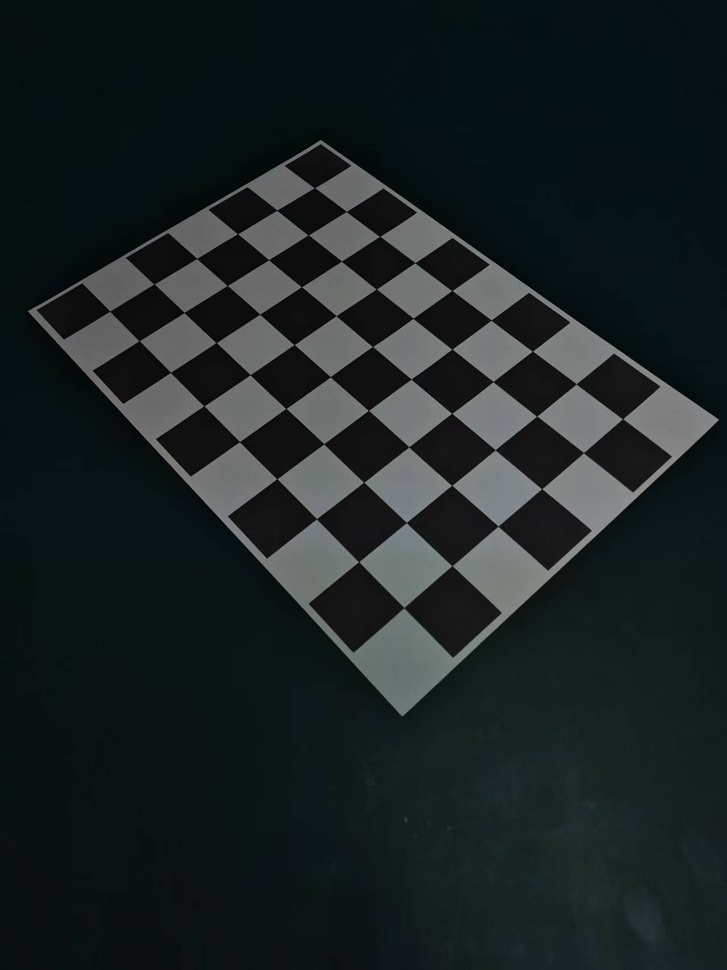
#> input picture image.jpg, 727 x 970 px, shrunk from 1279 x 1706 before the run
$ python main.py --image_path image.jpg   (older library calls are emulated)
#> lines starting #> are read from the running program, lines starting #| are printed output that depends on the picture; after the words box and inside, x2 and y2 are one past the last pixel; in counts of white or black regions, pixels touching at a corner belong together
#> in main, image is the input picture: shape (970, 727, 3); mean B, G, R 35.2, 35.2, 27
### harris_detector.py
import cv2
import numpy as np

def my_harris_corner_detector(image, k, kernel_size, window_size, threshold):
    """
    自定义 Harris 角点检测器

    参数:
    - image: 输入图像
    - k: Harris 检测器常数
    - kernel_size: 局部邻域核大小
    - window_size: NMS 窗口大小
    - threshold: 响应阈值

    返回:
    - corners: 检测到的角点坐标列表
    """
#> called with k = 0.04, kernel_size = 3, window_size = 10, threshold = 10000
    # 1. 图像预处理
    if len(image.shape) > 2:
        gray_image = cv2.cvtColor(image, cv2.COLOR_BGR2GRAY)
    else:
        gray_image = image

    gray_image = np.float32(gray_image)

    # 2. 计算图像梯度
    Ix = cv2.Sobel(gray_image, cv2.CV_64F, 1, 0, ksize=kernel_size)
    Iy = cv2.Sobel(gray_image, cv2.CV_64F, 0, 1, ksize=kernel_size)

    # 3. 构建 H 矩阵
    Ix2 = Ix**2
    Iy2 = Iy**2
    Ixy = Ix * Iy

    # 使用高斯窗口对梯度乘积进行求和
    s_x2 = cv2.GaussianBlur(Ix2, (kernel_size, kernel_size), 0)
    s_y2 = cv2.GaussianBlur(Iy2, (kernel_size, kernel_size), 0)
    s_xy = cv2.GaussianBlur(Ixy, (kernel_size, kernel_size), 0)

    # 4. 计算角点响应
    det_H = s_x2 * s_y2 - s_xy**2
    trace_H = s_x2 + s_y2
    R = det_H - k * (trace_H**2)

    # 5. 后处理
    # 阈值处理
    corners_img = R > threshold
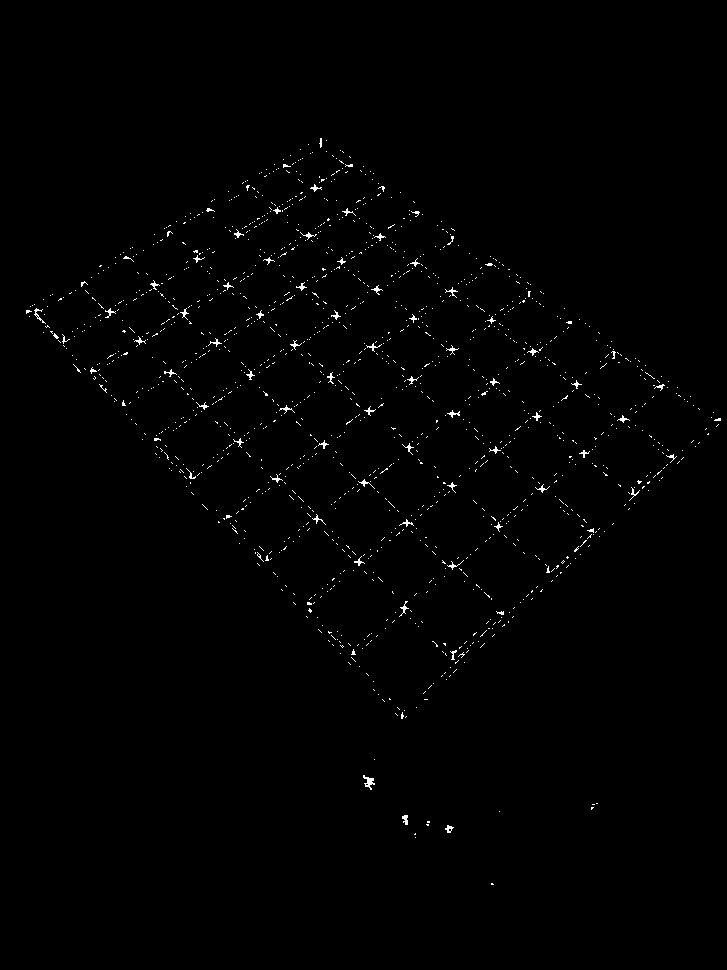
#> corners_img: shape (970, 727) bool; 0.76% white in thin lines or dots, all inside (x1, y1, x2, y2) = (26, 138, 721, 885)

    # 非极大值抑制 (NMS)
    h, w = corners_img.shape
#> h = 970; w = 727
    corners = []
    for y in range(0, h - window_size, window_size):
        for x in range(0, w - window_size, window_size):
            window = R[y:y+window_size, x:x+window_size]
            if window.size == 0:
                continue
            max_val = window.max()
            if max_val > threshold:
                # 寻找最大值在窗口内的相对位置
                max_loc_rel = np.unravel_index(window.argmax(), window.shape)
                # 计算最大值在原图的绝对位置
                max_loc_abs = (y + max_loc_rel[0], x + max_loc_rel[1])

                # 确保该点是该窗口唯一的最大值
                if R[max_loc_abs] == max_val:
                    corners.append(max_loc_abs)
#> after the loop, corners = 1032 pairs, first value 139 to 884, second value 28 to 718

    # 去重
    corners = list(set(corners))

    # 将坐标转换为 (x, y) 格式
    corners = [(x, y) for y, x in corners]
#> corners = 1032 pairs, first value 28 to 718, second value 139 to 884

    return corners

### main.py
import cv2
import numpy as np
import argparse
import matplotlib.pyplot as plt
from harris_detector import my_harris_corner_detector
import os

def main():
    parser = argparse.ArgumentParser(description='Custom Harris Corner Detector')
    parser.add_argument('--image_path', type=str, required=True, help='Path to the input image.')
    parser.add_argument('--k', type=float, default=0.04, help='Harris detector constant.')
    parser.add_argument('--kernel_size', type=int, default=3, help='Neighborhood kernel size for gradient calculation.')
    parser.add_argument('--window_size', type=int, default=10, help='NMS window size.')
    parser.add_argument('--threshold', type=float, default=10000, help='Response threshold.')
    args = parser.parse_args()

    # 读取图像
    image = cv2.imread(args.image_path)
    if image is None:
        print(f"Error: Could not load image from {args.image_path}")
        return

    # --- 1. 在原始图像上运行自定义检测器 ---
    print("Running custom Harris detector on the original image...")
    corners_custom = my_harris_corner_detector(image, args.k, args.kernel_size, args.window_size, args.threshold)
#> corners_custom has the same summary as corners in my_harris_corner_detector

    image_with_corners_custom = image.copy()
    for x, y in corners_custom:
        image_with_corners_custom[y, x] = [0, 0, 255]
#> this loop made 1032 passes
#> (x, y) on passes 1 to 3: (233, 529), (371, 555), (188, 394)
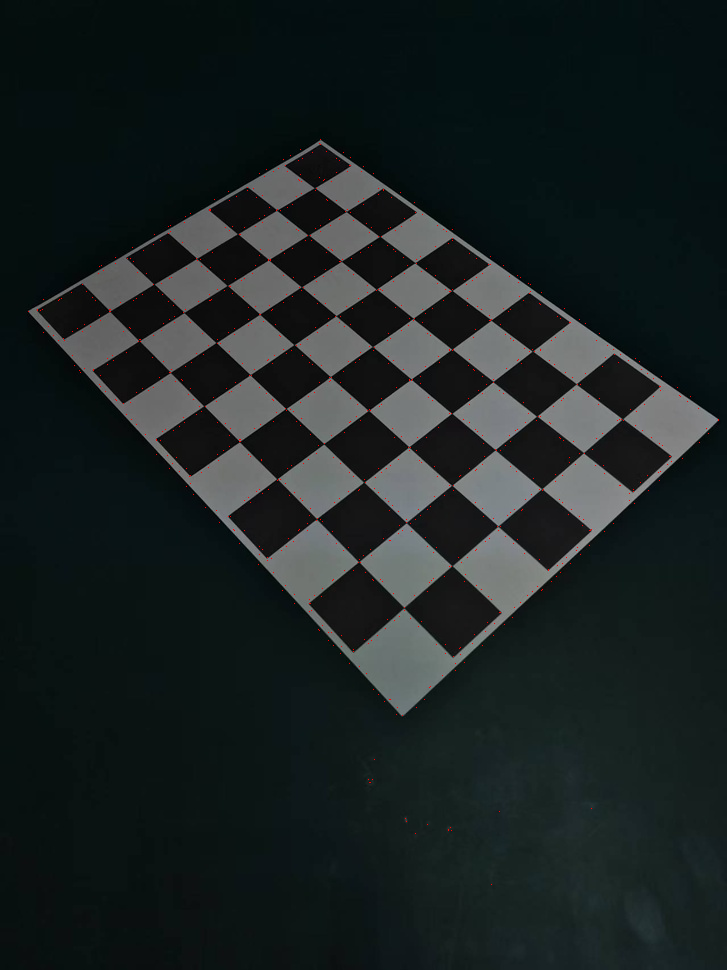
#> image_with_corners_custom: shape (970, 727, 3); 0.15% of pixels changed, all inside (x1, y1, x2, y2) = (28, 139, 719, 885)

    # --- 2. 旋转鲁棒性测试 ---
    print("\n--- Rotation Robustness Test ---")
    # 旋转图像45度
    h, w = image.shape[:2]
#> h = 970; w = 727
    center = (w // 2, h // 2)
#> center = (363, 485)
    M = cv2.getRotationMatrix2D(center, 45, 1.0)
    rotated_image = cv2.warpAffine(image, M, (w, h))

    print("Running custom Harris detector on the rotated image...")
    corners_rotated = my_harris_corner_detector(rotated_image, args.k, args.kernel_size, args.window_size, args.threshold)
#> call 2 of my_harris_corner_detector, with k = 0.04, kernel_size = 3, window_size = 10, threshold = 10000
#> in my_harris_corner_detector (call 2), `Ixy = Ix * Iy`:
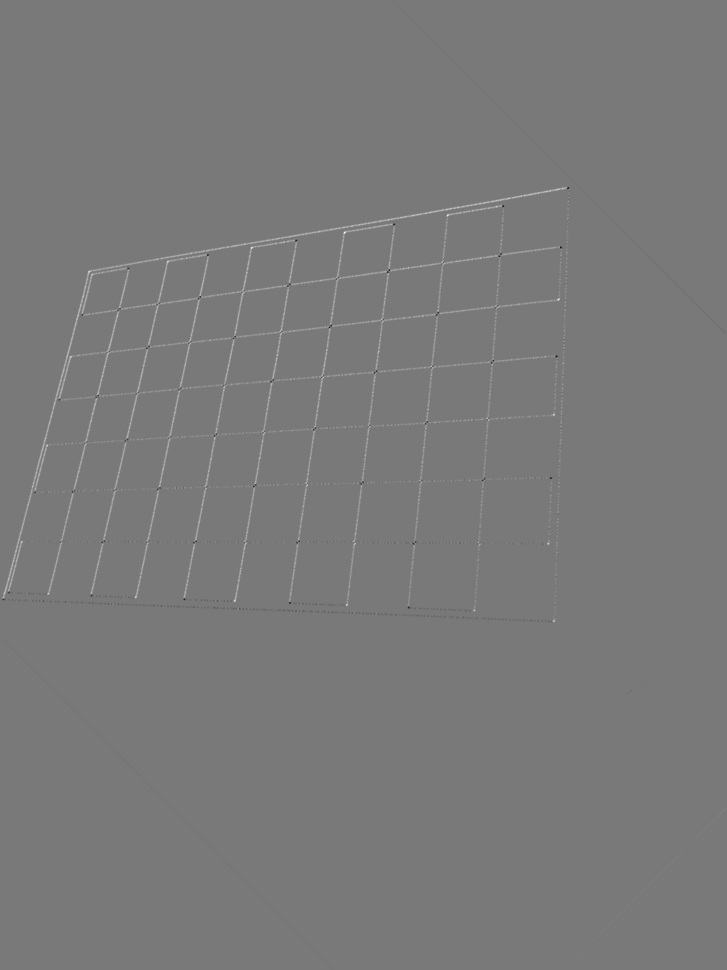
#> Ixy: shape (970, 727) float64; min -73968, max 81840, mean 307.7; drawn with min black and max white
#> in my_harris_corner_detector (call 2), `R = det_H - k * (trace_H**2)`:
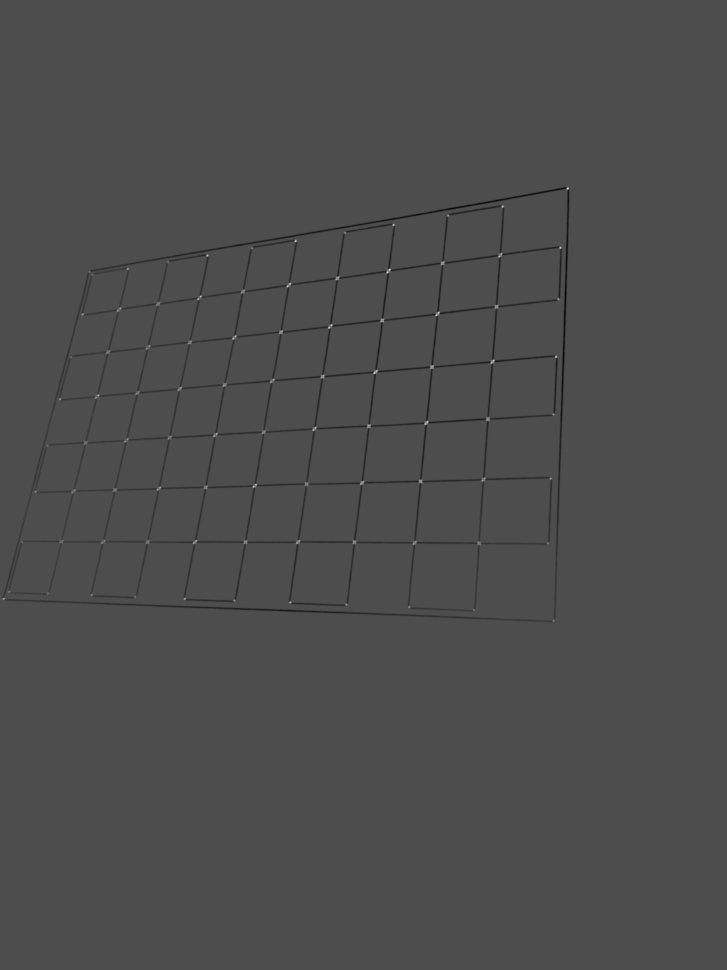
#> R: shape (970, 727) float64; min -1.1e+09, max 2.51e+09, mean -8807134.7; drawn with min black and max white
#> in my_harris_corner_detector (call 2), `corners_img = R > threshold`:
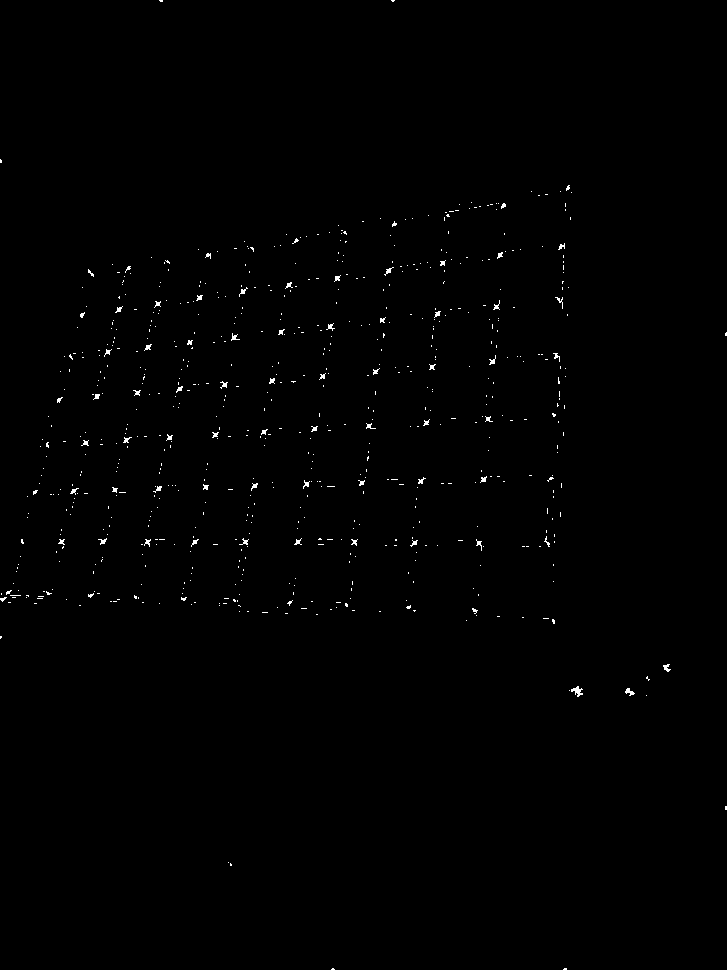
#> corners_img: shape (970, 727) bool; 0.46% white in thin lines or dots
#> after the loop in my_harris_corner_detector (call 2), `for y in range(0, h - window_size, window_size):`: corners = 654 pairs, first value 0 to 864, second value 0 to 670
#> in my_harris_corner_detector (call 2), `corners = [(x, y) for y, x in corners]`: corners = 654 pairs, first value 0 to 670, second value 0 to 864
#> corners_rotated has the same summary as corners in my_harris_corner_detector

    rotated_image_with_corners = rotated_image.copy()
    for x, y in corners_rotated:
        rotated_image_with_corners[y, x] = [0, 0, 255]
#> this loop made 654 passes
#> (x, y) on passes 1 to 3: (69, 370), (300, 432), (553, 619)
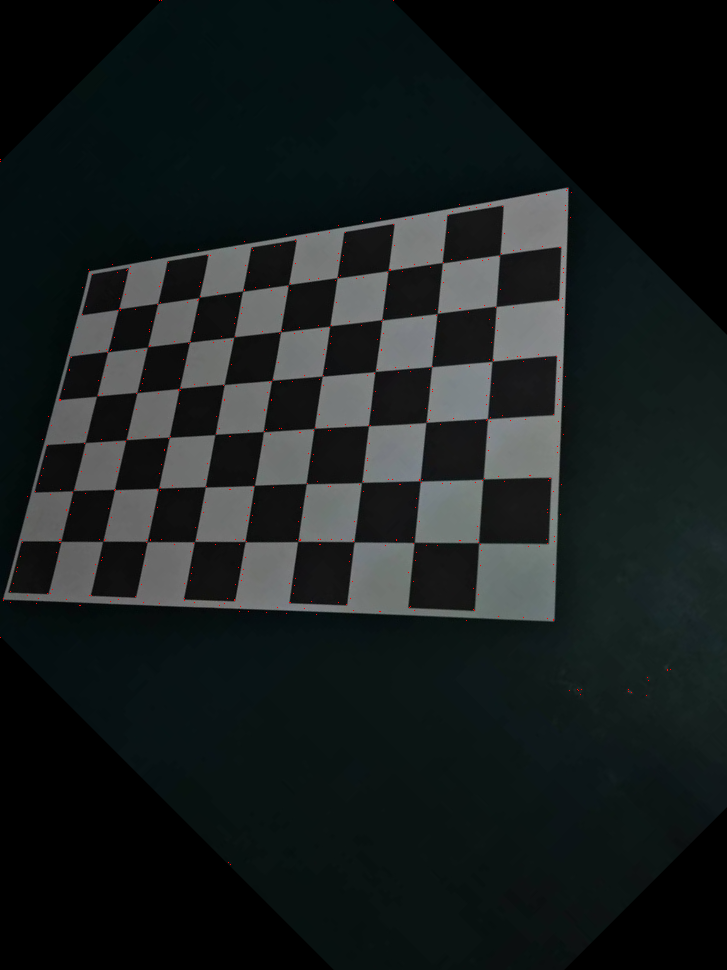
#> rotated_image_with_corners: shape (970, 727, 3); mean B, G, R 30.6, 30.5, 24.7

    # --- 3. 与 OpenCV 比较 ---
    print("\n--- Comparison with OpenCV ---")
    print("Running cv2.cornerHarris...")
    gray_cv = cv2.cvtColor(image, cv2.COLOR_BGR2GRAY)
    gray_cv = np.float32(gray_cv)
    # OpenCV的cornerHarris参数与我们的稍有不同，block_size对应我们的kernel_size
    dst_cv = cv2.cornerHarris(gray_cv, blockSize=args.kernel_size, ksize=3, k=args.k)

    # OpenCV的结果需要进行阈值处理来标记角点
    image_with_corners_cv = image.copy()
    # 我们使用一个相对阈值，这在不同图像间更鲁棒
    image_with_corners_cv[dst_cv > 0.01 * dst_cv.max()] = [0, 0, 255]
#> image_with_corners_cv: shape (970, 727, 3); 0.21% of pixels changed, all inside (x1, y1, x2, y2) = (27, 139, 720, 718)


    # --- 4. 可视化与报告 ---
    plt.figure(figsize=(18, 12))

    # 自定义检测器结果
    plt.subplot(2, 2, 1)
    plt.title('Custom Detector on Original Image')
    plt.imshow(cv2.cvtColor(image_with_corners_custom, cv2.COLOR_BGR2RGB))
    plt.axis('off')

    # 旋转测试结果
    plt.subplot(2, 2, 2)
    plt.title('Custom Detector on Rotated Image (45 deg)')
    plt.imshow(cv2.cvtColor(rotated_image_with_corners, cv2.COLOR_BGR2RGB))
    plt.axis('off')

    # OpenCV 比较结果
    plt.subplot(2, 2, 3)
    plt.title('OpenCV cv2.cornerHarris Result')
    plt.imshow(cv2.cvtColor(image_with_corners_cv, cv2.COLOR_BGR2RGB))
    plt.axis('off')

    # 文本报告：打印并显示使用的命令行参数
    report_text = f"""Used command-line arguments:
    image_path: {args.image_path}
    k: {args.k}
    kernel_size: {args.kernel_size}
    window_size: {args.window_size}
    threshold: {args.threshold}
    """
    print(report_text)

    plt.subplot(2, 2, 4)
    plt.axis('off')
    plt.text(0.0, 0.95, report_text, va='top', fontsize=10, wrap=True)


    plt.tight_layout()
    img_name = os.path.splitext(os.path.basename(args.image_path))[0]
    plt.savefig(f'harris_analysis_results_of_{img_name}.png')
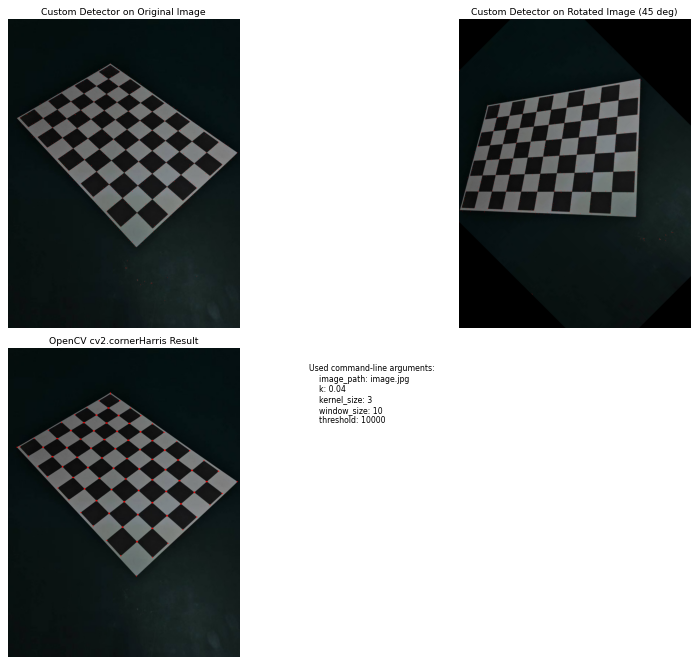
#> figure drawn by matplotlib, 3 panels
    print(f"\nResults saved to harris_analysis_results_of_{img_name}.png")
    plt.show()


if __name__ == '__main__':
    main()
